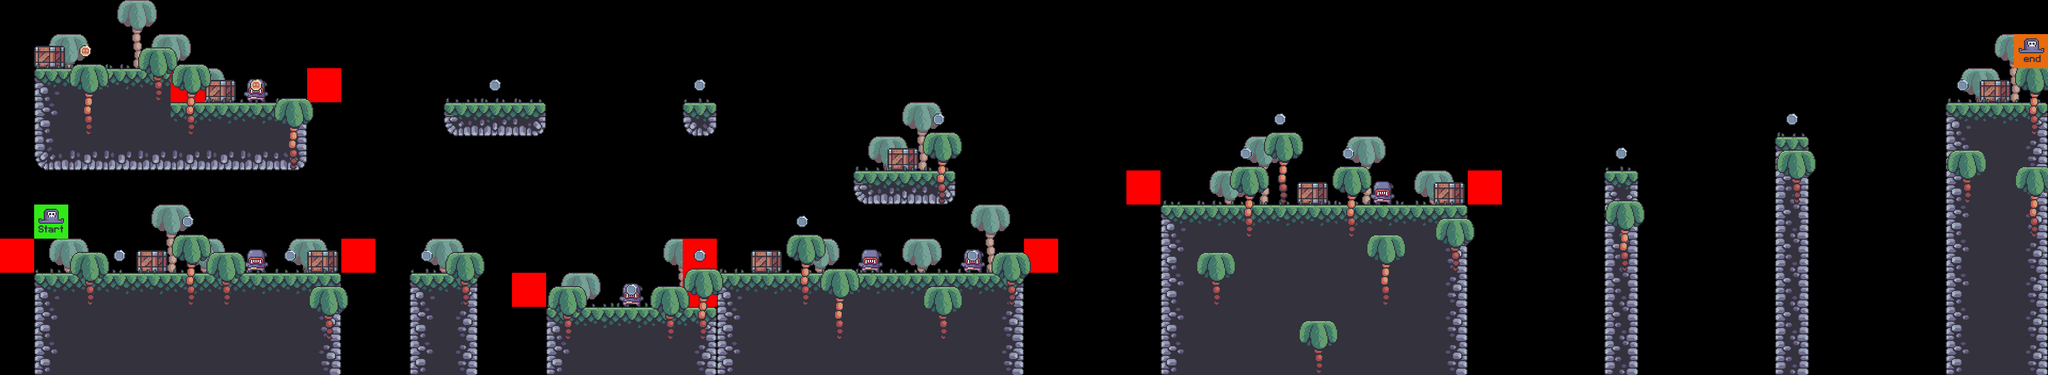

A level layout from a 2D game, rendered from its tile map. Below: a short description, then the map file with tile-grid data replaced by summaries:
An orthogonal 60x11 tile map with 64x64 px tiles, 9 tile layers (bg_palms, tarrain, crates, grass, ...), 7 tilesets.

<map version="1.10" tiledversion="1.10.1" orientation="orthogonal" renderorder="right-down" width="60" height="11" tilewidth="64" tileheight="64" infinite="0" nextlayerid="10" nextobjectid="1">
 <editorsettings>
  <export target="../1/level_1.csv" format="csv" />
 </editorsettings>
 <tileset firstgid="1" source="../tilesets/terrain_tiles.tsx" />
 <tileset firstgid="17" source="../tilesets/grass_tiles.tsx" />
 <tileset firstgid="22" source="../tilesets/palm_tiles.tsx" />
 <tileset firstgid="28" source="../tilesets/crate_tiles.tsx" />
 <tileset firstgid="29" source="../tilesets/coin_tiles.tsx" />
 <tileset firstgid="31" source="../tilesets/enemy_tiles.tsx" />
 <tileset firstgid="33" source="../tilesets/player_tiles.tsx" />
 <layer id="7" name="bg_palms" width="60" height="11">
  <data>[660 cells, 22 non-empty, 1 distinct tile ids]</data>
 </layer>
 <layer id="1" name="tarrain" width="60" height="11">
  <data>[660 cells, 179 non-empty, 15 distinct tile ids]</data>
 </layer>
 <layer id="4" name="crates" width="60" height="11">
  <data>[660 cells, 9 non-empty, 1 distinct tile ids]</data>
 </layer>
 <layer id="3" name="grass" width="60" height="11">
  <data>[660 cells, 54 non-empty, 5 distinct tile ids]</data>
 </layer>
 <layer id="6" name="enemies" width="60" height="11">
  <data>[660 cells, 6 non-empty, 1 distinct tile ids]</data>
 </layer>
 <layer id="5" name="constraints" width="60" height="11">
  <data>[660 cells, 10 non-empty, 1 distinct tile ids]</data>
 </layer>
 <layer id="8" name="fg_palms" width="60" height="11">
  <data>[660 cells, 29 non-empty, 2 distinct tile ids]</data>
 </layer>
 <layer id="2" name="coins" width="60" height="11">
  <data>[660 cells, 19 non-empty, 2 distinct tile ids]</data>
 </layer>
 <layer id="9" name="player" width="60" height="11">
  <data>[660 cells, 2 non-empty, 2 distinct tile ids]</data>
 </layer>
</map>
